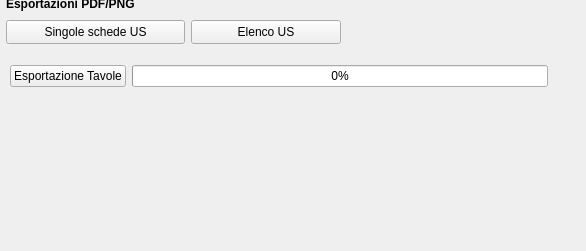
             <widget class="QWidget" name="page_3">
              <property name="geometry">
               <rect>
                <x>0</x>
                <y>0</y>
                <width>586</width>
                <height>251</height>
               </rect>
              </property>
              <attribute name="label">
               <string>Esportazioni</string>
              </attribute>
              <widget class="QPushButton" name="pushButton_exp_index_us">
               <property name="geometry">
                <rect>
                 <x>191</x>
                 <y>20</y>
                 <width>150</width>
                 <height>24</height>
                </rect>
               </property>
               <property name="font">
                <font>
                 <pointsize>9</pointsize>
                </font>
               </property>
               <property name="toolTip">
                <string>Elenco US</string>
               </property>
               <property name="text">
                <string>Elenco US</string>
               </property>
               <property name="icon">
                <iconset resource="resources.qrc">
                 <normaloff>:/icons/sheet.png</normaloff>:/images/sheet.png</iconset>
               </property>
              </widget>
              <widget class="QLabel" name="label_41">
               <property name="geometry">
                <rect>
                 <x>6</x>
                 <y>-6</y>
                 <width>179</width>
                 <height>20</height>
                </rect>
               </property>
               <property name="font">
                <font>
                 <weight>75</weight>
                 <bold>true</bold>
                </font>
               </property>
               <property name="text">
                <string>Esportazioni PDF/PNG</string>
               </property>
              </widget>
              <widget class="QPushButton" name="pushButton_pdf_exp">
               <property name="geometry">
                <rect>
                 <x>6</x>
                 <y>20</y>
                 <width>179</width>
                 <height>24</height>
                </rect>
               </property>
               <property name="font">
                <font>
                 <pointsize>9</pointsize>
                </font>
               </property>
               <property name="toolTip">
                <string>Singole schede US</string>
               </property>
               <property name="text">
                <string>Singole schede US</string>
               </property>
               <property name="icon">
                <iconset resource="resources.qrc">
                 <normaloff>:/icons/sheet.png</normaloff>:/images/sheet.png</iconset>
               </property>
              </widget>
              <widget class="QWidget" name="layoutWidget">
               <property name="geometry">
                <rect>
                 <x>10</x>
                 <y>60</y>
                 <width>551</width>
                 <height>32</height>
                </rect>
               </property>
               <layout class="QHBoxLayout" name="horizontalLayout">
                <item>
                 <widget class="QPushButton" name="pushButton_exp_tavole">
                  <property name="toolTip">
                   <string>Esportazione Tavole</string>
                  </property>
                  <property name="text">
                   <string>Esportazione Tavole</string>
                  </property>
                 </widget>
                </item>
                <item>
                 <widget class="QProgressBar" name="progressBar">
                  <property name="value">
                   <number>0</number>
                  </property>
                 </widget>
                </item>
                <item>
                 <widget class="QLabel" name="countLabel">
                  <property name="text">
                   <string/>
                  </property>
                 </widget>
                </item>
               </layout>
              </widget>
             </widget>
